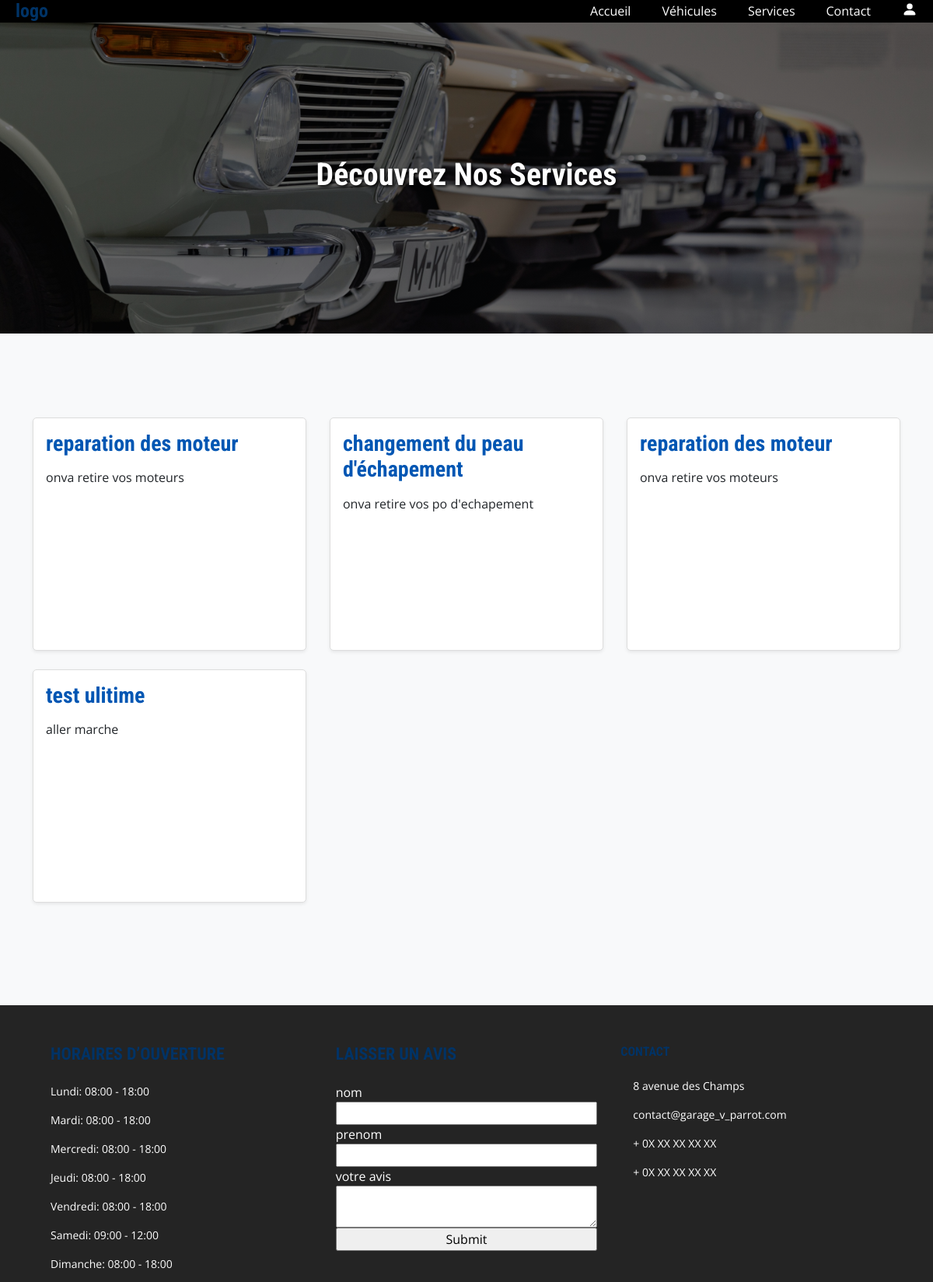
/services.php, run on the app's committed database.
### tables this page shows
CREATE TABLE `services` (
  `id` int NOT NULL AUTO_INCREMENT,
  `name` varchar(255) NOT NULL,
  `description` text NOT NULL,
  PRIMARY KEY (`id`)
);

CREATE TABLE `opening_hours` (
  `id` int NOT NULL AUTO_INCREMENT,
  `day` varchar(255) NOT NULL,
  `open_time` time NOT NULL,
  `close_time` time NOT NULL,
  PRIMARY KEY (`id`)
);

### public/services.php (the view, shortened to what this page needs)
<?php
require_once "../includes/db.php";
$stmt = $pdo->query("SELECT name, description FROM services");
$services = $stmt->fetchAll();
?>
<!DOCTYPE html>
<html>
<head>
    <link rel="stylesheet" href="../style/header.css">
    <link rel="stylesheet" href="../style/footer.css">
    <link href="https://cdn.jsdelivr.net/npm/bootstrap@5.3.2/dist/css/bootstrap.min.css" rel="stylesheet">
</head>
<?php include("../assets/header.php");?>
<body>
<section class="section-header">
        <h1>Découvrez Nos Services</h1>
    </section>
    <section class="section-heade py-5">
    <section class="services-section ">
    <div class="container">
        <div class="row">
            <?php foreach ($services as $service): ?>
            <div class="col-md-4 mb-4">
                <div class="service-card p-3 shadow-sm">
                    <h3 class="service-title"><?php echo htmlspecialchars($service['name']); ?></h3>
                    <p><?php echo htmlspecialchars($service['description']); ?></p>
                </div>
            </div>
            <?php endforeach; ?>
        </div>
    </div>
</section>
    </section>
    <?php include("../assets/footer.php");?>
</body>
</html>

### assets/footer.php (shortened to what this page needs)
<?php
$stmt = $pdo->query("SELECT day, open_time, close_time FROM opening_hours ORDER BY FIELD(day, 'Lundi', 'Mardi', 'Mercredi', 'Jeudi', 'Vendredi', 'Samedi', 'Dimanche')");
$hours = $stmt->fetchAll();
?>
<footer>
    <div class="footer">
        <div class="footer-horraires col-md-4 col-lg-3 col-xl-3 mx-auto mb-md-0 mb-4">
            <h3 class="text-uppercase fw-bold mb-4">Horaires d’ouverture </h3>
            <?php foreach ($hours as $hour) {
            echo '<p class="horraire">' .htmlspecialchars($hour['day']) . ": " . date('H:i', strtotime($hour['open_time'])) . " - " . date('H:i', strtotime($hour['close_time'])) . '</p>' ;
            }
?>
        </div>
        <div class="footer-avis col-md-4 col-lg-3 col-xl-3 mx-auto mb-md-0 mb-4">
            <h3 class="text-uppercase fw-bold mb-4">laisser un avis</h3>
            <form style="display:flex; flex-direction:column;" method="post">
                <label for="">nom</label>
                <input type="text" name="nom">
                <label for="">prenom</label>
                <input type="text" name="prenom">
                <label for="">votre avis</label>
                <textarea name="commentaire" id=""></textarea>
                <input type="submit">
            </form>
        </div>
        <div class="col-md-4 col-lg-3 col-xl-3 mx-auto mb-md-0 mb-4">
          <h6 class="text-uppercase fw-bold mb-4">Contact</h6>
          <p><i class="fas fa-home me-3"></i> 8 avenue des Champs</p>
          <p>
            contact@garage_v_parrot.com
          </p>
          <p><i class="fas fa-phone me-3"></i> + 0X XX XX XX XX</p>
          <p><i class="fas fa-print me-3"></i> + 0X XX XX XX XX</p>
        </div>
    </div>
</footer>

### style/footer.css (style rules this page uses)
footer { background-color: #242424; color: white !important; }
.footer { width: 100%; height: 356px; display: flex; justify-content: space-between; padding: 50px; }
.footer p { font-size: 14px; }
.footer h3 { font-size: 22px; }

### public/services.php (style rules this page uses)
h1, h2, h3, h4, h5, h6 { color: #003366; font-family: 'Roboto Condensed', sans-serif; font-weight: bold; }
.section-header { background: linear-gradient(rgba(0, 0, 0, 0.5), rgba(0, 0, 0, 0.5)), url("../images/image-header-vehicles.png") no-repeat center center; background-size: cover; height: 400px; display: flex; justify-content: center; align-items: center; }
.section-header h1 { color: #fff; font-size: 2.5rem; text-shadow: 2px 2px 4px #000; }
body { font-family: 'Open Sans'; background-color: #f8f9fa; color: #212529; }
.services-section { padding: 60px 0; }
.service-card { background-color: #ffffff; border: 1px solid #ddd; border-radius: 5px; transition: transform .3s, box-shadow .3s; height: 300px; }
.service-title { color: #0056b3; margin-bottom: 15px; }
.container { max-width: 1140px; margin: auto; }
.mb-4 { margin-bottom: 1.5rem; }
.py-5 { padding-top: 3rem; padding-bottom: 3rem; }
.row { display: flex; flex-wrap: wrap; margin-right: -15px; margin-left: -15px; }
.col-md-4 { width: 33.33333%; padding-right: 15px; padding-left: 15px; margin-bottom: 30px; }
.shadow-sm { box-shadow: 0 1px 2px rgba(0,0,0,.05); }
.p-3 { padding: 1rem; }

### data on the page
services: name "reparation des moteur", description "onva retire vos moteurs"
services: name "changement du peau d'échapement", description "onva retire vos po d'echapement"
services: name "reparation des moteur", description "onva retire vos moteurs"
services: name "test ulitime", description "aller marche"
opening_hours: day "Lundi", open_time "08:00", close_time "18:00"
opening_hours: day "Mardi", open_time "08:00", close_time "18:00"
opening_hours: day "Mercredi", open_time "08:00", close_time "18:00"
opening_hours: day "Jeudi", open_time "08:00", close_time "18:00"
opening_hours: day "Vendredi", open_time "08:00", close_time "18:00"
opening_hours: day "Samedi", open_time "09:00", close_time "12:00"
opening_hours: day "Dimanche", open_time "08:00", close_time "18:00"
